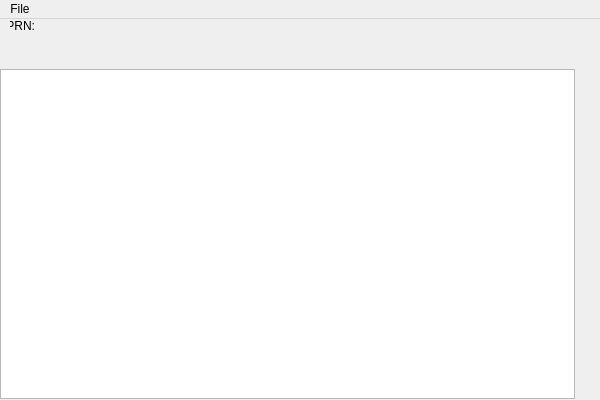
<?xml version="1.0" encoding="UTF-8"?>
<ui version="4.0">
 <class>QIlluminatorClass</class>
 <widget class="QMainWindow" name="QIlluminatorClass">
  <property name="geometry">
   <rect>
    <x>0</x>
    <y>0</y>
    <width>600</width>
    <height>400</height>
   </rect>
  </property>
  <property name="windowTitle">
   <string>QIlluminator</string>
  </property>
  <widget class="QWidget" name="centralWidget">
   <widget class="QLabel" name="label">
    <property name="geometry">
     <rect>
      <x>10</x>
      <y>0</y>
      <width>25</width>
      <height>13</height>
     </rect>
    </property>
    <property name="text">
     <string>PRN:</string>
    </property>
    <property name="alignment">
     <set>Qt::AlignRight|Qt::AlignTrailing|Qt::AlignVCenter</set>
    </property>
   </widget>
   <widget class="QLabel" name="prnLbl">
    <property name="geometry">
     <rect>
      <x>40</x>
      <y>0</y>
      <width>561</width>
      <height>13</height>
     </rect>
    </property>
    <property name="text">
     <string/>
    </property>
   </widget>
   <widget class="QGraphicsView" name="graphicsView">
    <property name="geometry">
     <rect>
      <x>0</x>
      <y>50</y>
      <width>575</width>
      <height>330</height>
     </rect>
    </property>
   </widget>
  </widget>
  <widget class="QMenuBar" name="menuBar">
   <property name="geometry">
    <rect>
     <x>0</x>
     <y>0</y>
     <width>600</width>
     <height>21</height>
    </rect>
   </property>
   <widget class="QMenu" name="menuFile">
    <property name="title">
     <string>File</string>
    </property>
    <addaction name="actionLoad_PRN"/>
    <addaction name="actionLoad_PRNs"/>
   </widget>
   <addaction name="menuFile"/>
  </widget>
  <action name="actionLoad_PRN">
   <property name="text">
    <string>Load PRN...</string>
   </property>
  </action>
  <action name="actionLoad_PRNs">
   <property name="text">
    <string>Load PRNs...</string>
   </property>
  </action>
 </widget>
 <layoutdefault spacing="6" margin="11"/>
 <resources>
  <include location="QIlluminator.qrc"/>
 </resources>
 <connections>
  <connection>
   <sender>actionLoad_PRN</sender>
   <signal>triggered()</signal>
   <receiver>QIlluminatorClass</receiver>
   <slot>LoadPRN()</slot>
   <hints>
    <hint type="sourcelabel">
     <x>-1</x>
     <y>-1</y>
    </hint>
    <hint type="destinationlabel">
     <x>299</x>
     <y>199</y>
    </hint>
   </hints>
  </connection>
  <connection>
   <sender>actionLoad_PRNs</sender>
   <signal>triggered()</signal>
   <receiver>QIlluminatorClass</receiver>
   <slot>LoadPRNs()</slot>
   <hints>
    <hint type="sourcelabel">
     <x>-1</x>
     <y>-1</y>
    </hint>
    <hint type="destinationlabel">
     <x>299</x>
     <y>199</y>
    </hint>
   </hints>
  </connection>
 </connections>
 <slots>
  <slot>LoadPRN()</slot>
  <slot>LoadPRNs()</slot>
 </slots>
</ui>
